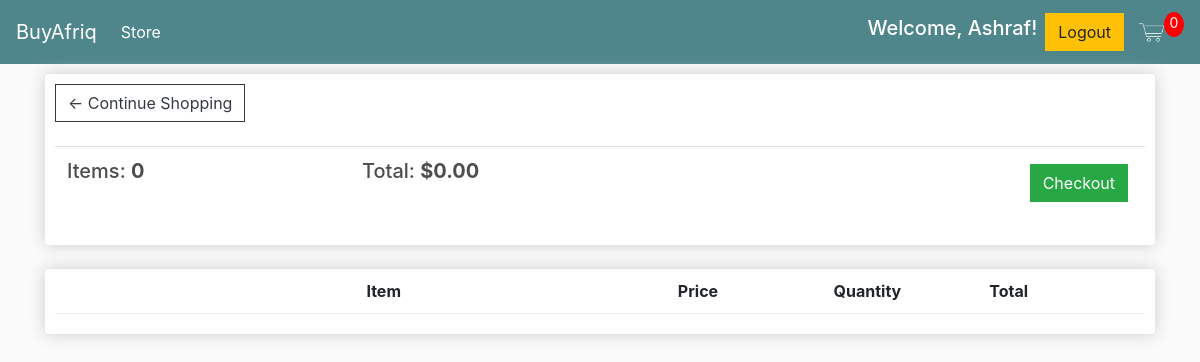
The app's page /cart/ (signed in), older data.
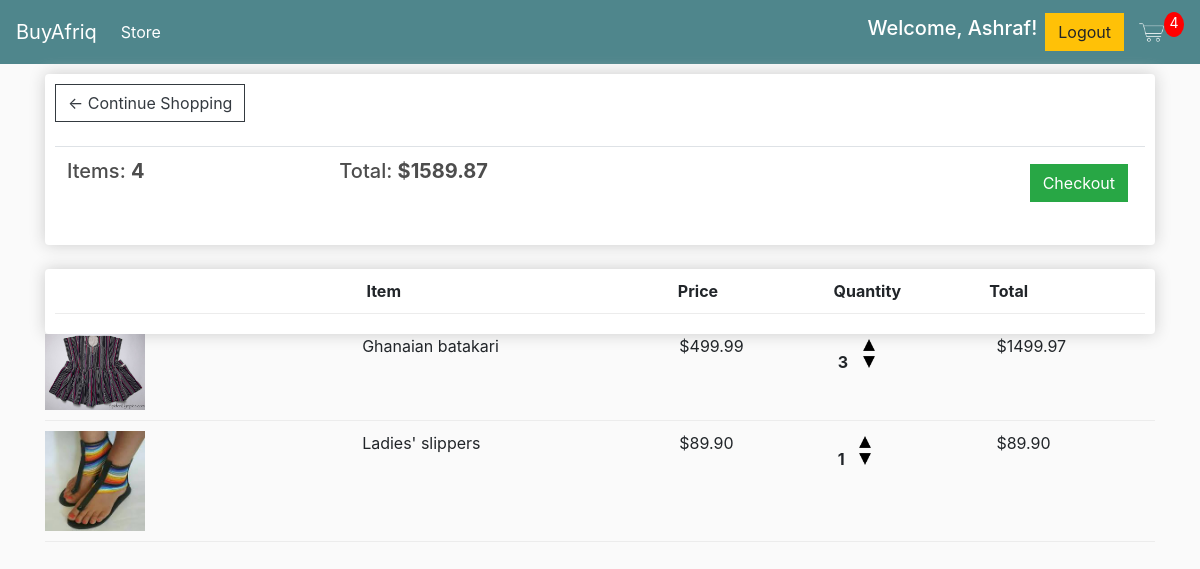
The same page, newer data.
### store/models.py (models this page shows, shortened)
class Order(models.Model):
    customer = models.ForeignKey(Customer, on_delete=models.SET_NULL, blank=True, null=True)
    date_ordered = models.DateTimeField(auto_now_add=True)
    complete = models.BooleanField(default=False, null=True, blank=False)
    transaction_id = models.CharField(max_length=200, null=True)
    @property
    def get_cart_total(self):
        orderitems = self.orderitem_set.all()
        total = sum([item.get_total for item in orderitems])
        return total
    @property
    def get_cart_items(self):
        orderitems = self.orderitem_set.all()
        total = sum([item.quantity for item in orderitems])
        return total

class OrderItem(models.Model):
    product = models.ForeignKey(Product, on_delete=models.SET_NULL, blank=True, null=True)
    order = models.ForeignKey(Order, on_delete=models.SET_NULL, blank=True, null=True)
    quantity = models.BigIntegerField(default=0, null=True, blank=True)
    date_added = models.DateTimeField(auto_now_add=True)
    @property
    def get_total(self):
        total = self.product.price * self.quantity
        return total

class Product(models.Model):
    name = models.CharField(max_length=200, null=True)
    slug = models.SlugField(unique=True)
    description = models.CharField(max_length=1000, blank=True, null=True)
    quantity = models.IntegerField(null=True, blank=True)
    allowed4shipping = models.IntegerField(default=10)
    price = models.DecimalField(max_digits=6, decimal_places=2)
    image = models.ImageField(upload_to='images')
    digital = models.BooleanField(default=False, null=True, blank=False)
    sellers_email = models.EmailField(blank=True, null=True)

### store/views.py (the view)
# urls.py: path('cart/', views.cart, name="cart"),
def cart(request):
    user_is_logged = user_status(request)
    data = cartData(request)
    cartItems = data['cartItems']
    order = data['order']
    items = data['items']
    if request.user.is_authenticated:
        customer_name = data['customer'].name
    else:
        customer_name = ''
    context = {
        'items': items,
        'order':order,
        'cartItems': cartItems,
        'user_is_logged': user_is_logged,
        'customer_name': customer_name
        }
    return render(request, 'store/cart.html', context)

### store/utils.py (called while the page is built)
def user_status(request):
    if request.user.is_authenticated:
        return True
    else:
        return False

def cartData(request):
    if request.user.is_authenticated:
        customer = request.user.customer
        order, created = Order.objects.get_or_create(customer=customer, complete=False)
        items = order.orderitem_set.all()
        cartItems = order.get_cart_items
    else:
        cookieData = cookieCart(request)
        cartItems = cookieData['cartItems']
        order = cookieData['order']
        items = cookieData['items']
    if request.user.is_authenticated:
        return {
            'cartItems':cartItems,
            'order': order,
            'items':items,
            'customer': customer
        }
    else:
        return {
            'cartItems':cartItems,
            'order': order,
            'items':items,
        }

### store/templates/store/cart.html
{% extends 'store/main.html' %}
{% load static %}
{% block content %}
    <div class="row">
        <div class="col-lg-12">
            <div class="box-element">
                <a class="btn  btn-outline-dark" href="{% url 'store' %}">&#x2190; Continue Shopping</a>
                <br>
                <br>
                <table class="table">
                    <tr>
                        <th><h5>Items: <strong>{{order.get_cart_items}}</strong></h5> </th>
                        <th><h5>Total: <strong>${{order.get_cart_total|floatformat:2}}</strong></h5> </th>
                        <th>
                            <a style="float:right; margin:5px" class="btn btn-success" href="{% url 'checkout' %}">Checkout</a>
                        </th>
                    </tr>
                </table>
            </div>
            <br>
            <div class="box-element">
                <div class="cart-row">
                    <div style="flex:2"></div>
                    <div style="flex:2"><strong>Item</strong></div>
                    <div style="flex:1"><strong>Price</strong></div>
                    <div style="flex:1"><strong>Quantity</strong></div>
                    <div style="flex:1"><strong>Total</strong></div>
                </div>
            </div>
            {% for item in items %}
            <div class="cart-row">
                <div style="flex:2"><img class="row-image" src="{{item.product.image.url}}"></div>
                <div style="flex:2">{{item.product.name}}</div>
                <div style="flex:1">${{item.product.price|floatformat:2}}</div>
                <div style="flex:1">
                    <p class="quantity">{{item.quantity}}</p>
                    <div class="quantity">
                        <img data-product="{{item.product.id}}" data-action="add" class="chg-quantity update-cart" src="{% static 'store/images/up-arrow.png' %}">
                        <img data-product="{{item.product.id}}" data-action="remove" class="chg-quantity update-cart" src="{% static 'store/images/down-arrow.png' %}">
                    </div>
                </div>
                <div style="flex:1">${{ item.get_total|floatformat:2}}</div>
            </div>
            {% endfor %}
        </div>
    </div>
{% endblock content %}

### store/templates/store/main.html (shortened to what this page needs)
{% load static %}
<!DOCTYPE html>
<html lang="en">
<head>
	<link rel="stylesheet" href="https://stackpath.bootstrapcdn.com/bootstrap/4.4.1/css/bootstrap.min.css">
    <link rel="stylesheet" type="text/css" href="{% static 'store/styles/main.css' %}">
</head>
<body>
    <nav class="navbar navbar-expand-lg navbar-dark bg-dark">
        <a class="navbar-brand" href="{% url 'store' %}">BuyAfriq</a>
        <div class="collapse navbar-collapse" id="navbarSupportedContent">
          <ul class="navbar-nav mr-auto">
            <li class="nav-item active">
              <a class="nav-link" href="{% url 'store' %}">Store <span class="sr-only">(current)</span></a>
            </li>
          </ul>
          <div class="form-inline my-2 my-lg-0">
              {% if user_is_logged %}
              <ul class="navbar-nav mr-auto">
                <li class="nav-item active">
                  <h5 class="nav-link">Welcome, {{ customer_name }}! <span class="sr-only">(current)</span></h5>
                </li>
              </ul>
               <a href="{% url 'logout' %}"class="btn btn-warning">Logout</a>
              {% else %}
                <a href="{% url 'login' %}"class="btn btn-warning">Login</a>
              {% endif %}
               <a href="{% url 'cart' %}">
                  <img  id="cart-icon" src="{% static 'store/images/cart.png' %}">
              </a>
              <p id="cart-total">{{cartItems}}</p>
          </div>
        </div>
      </nav>
    <div class="container">
       {% block content %}
       {% endblock content%}
    </div>
</body>
</html>

Row changes from the older to the newer data that the page shows:
computed for Order: get_cart_items "0" → "4"; get_cart_total "0.00" → "1589.87"
added OrderItem: product.image (picture), product.name "Ghanaian batakari", product.price "499.99", quantity "3", get_total "1499.97"
added OrderItem: product.image (picture), product.name "Ladies' slippers", product.price "89.90", quantity "1", get_total "89.90"
Text that changed along with them:
{{ cartItems }}: "0" → "4"
